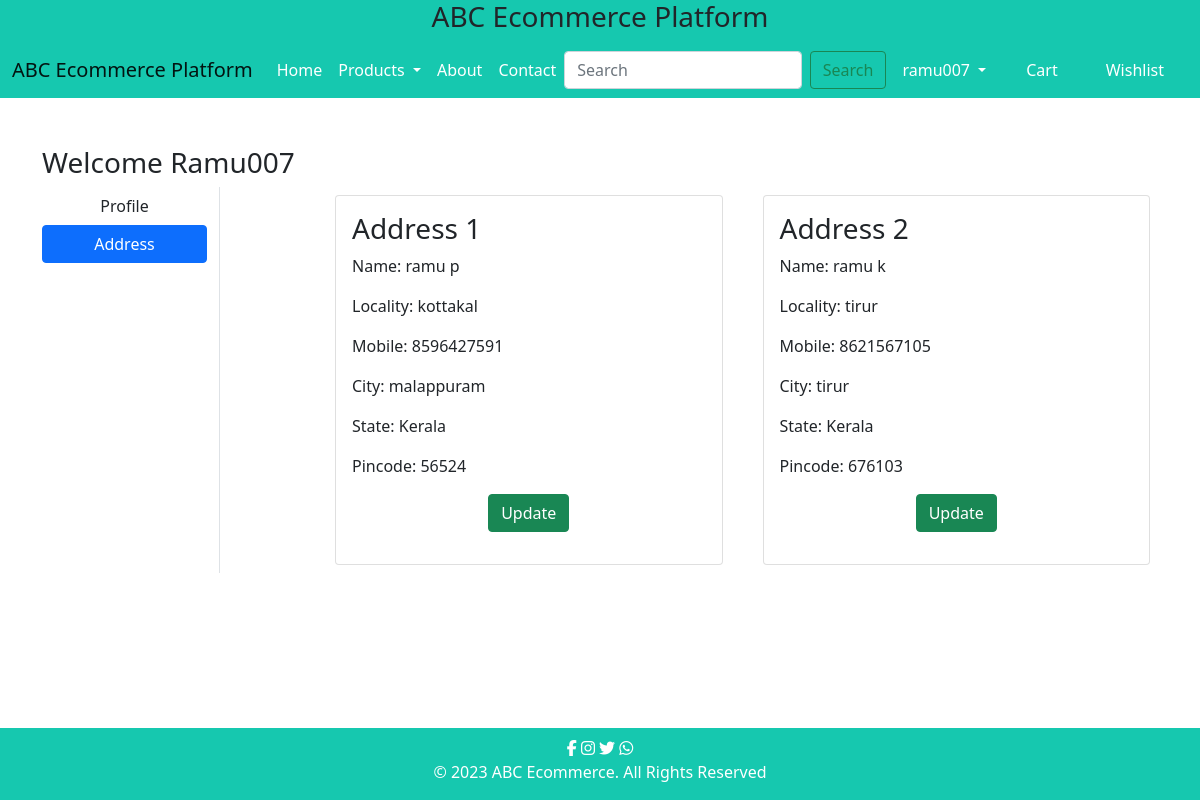
The page /address/ (signed in) on the database its author committed.
### app/models.py (models this page shows, shortened)
class Customer(models.Model):
    user = models.ForeignKey(User,on_delete=models.CASCADE)
    name = models.CharField(max_length=200)
    locality = models.CharField(max_length=200)
    city = models.CharField(max_length=50)
    mobile = models.IntegerField(default=0)
    state = models.CharField(choices=STATE_CHOICES,max_length=100)
    pincode = models.IntegerField()

### app/views.py (the view)
# urls.py: path('address/',views.address, name='address'),
def address(request):
    addr = Customer.objects.filter(user=request.user)
    return render(request, 'app/address.html',locals())

### app/templates/app/address.html (shortened to what this page needs)
{% extends 'app/base.html' %}
{% load static %}
{% block main-content %}
<div class="container my-5">
    <div class="row">
        <h3>Welcome <span class="text-capitalize">{{request.user}}</span></h3>
        <div class="col-sm-2 border-end">
            <ul class="list-unstyled">
                <li class="d-grid"><a href="{% url 'profile' %}" class="btn ">Profile</a></li>
                <li class="d-grid"><a href="{% url 'address' %}" class="btn btn-primary">Address</a></li>
            </ul>
        </div>
        <div class="col-sm-9 offset-sm-1">
            <div class="row">
                {% for ad in addr %}
                <div class="col-sm-6">
                    <div class="card m-2">
                        <div class="card-body">
                            <h3>Address {{forloop.counter}}</h3>
                            <p>Name: {{ad.name}}</p>
                            <p>Locality: {{ad.locality}}</p>
                            <p>Mobile: {{ad.mobile}}</p>
                            <p>City: {{ad.city}}</p>
                            <p>State: {{ad.state}}</p>
                            <p>Pincode: {{ad.pincode}}</p>
                            <p class="text-center"><a href="{% url 'updateAddress' pk=ad.id %}" type="button" class="btn btn-success">Update</a></p>
                        </div>
                    </div>
                </div>
                {% endfor %}
            </div>
        </div>
    </div>
</div>
{% endblock main-content %}

### app/templates/app/base.html (shortened to what this page needs)
<!DOCTYPE html>
{% load static %}
<html lang="en">
<head>
    <link href="https://cdn.jsdelivr.net/npm/bootstrap@5.0.2/dist/css/bootstrap.min.css" rel="stylesheet">
    <link rel="stylesheet" href="{% static 'app/css/style_1.css' %}">
</head>
<body>
    <div class="row" style="background-color: #16c8af">
      <h3 class="text-center">ABC Ecommerce Platform</h3>
    </div>
    <nav class="navbar navbar-expand-lg navbar-light " style="background-color: #16c8af">
        <div class="container-fluid">
          <a class="navbar-brand" href="#">ABC Ecommerce Platform</a>
          <div class="collapse navbar-collapse" id="navbarSupportedContent">
            <ul class="navbar-nav me-auto mb-2 mb-lg-0">
              {% if request.user.is_authenticated %}
              <li class="nav-item">
                <a class="nav-link active text-white" aria-current="page" href="/">Home</a>
              </li>
              <li class="nav-item dropdown">
                <a class="nav-link dropdown-toggle text-white" href="#" id="navbarDropdown" role="button" data-bs-toggle="dropdown" aria-expanded="false">
                  Products
                </a>
              </li>
              <li class="nav-item">
                <a class="nav-link text-white" href="{% url 'about' %}" >About</a>
              </li>
              <li class="nav-item">
                <a class="nav-link text-white" href="{% url 'contact' %}" >Contact</a>
              </li>
            </ul>
            <form class="d-flex">
              <input class="form-control me-2" type="search" placeholder="Search" aria-label="Search">
              <button class="btn btn-outline-success" type="submit">Search</button>
            </form>
            <li class="nav-item dropdown" style="list-style-type: none;">
              <a class="nav-link dropdown-toggle text-white" href="#" id="navbarDropdown" role="button" data-bs-toggle="dropdown" aria-expanded="false">
               {{request.user}}
              </a>
            </li>
            <li class="nav-item mx-2" style="list-style-type: none;">
                <a href="#" class="nav-link text-white">Cart</a>
            </li>
            <li class="nav-item mx-2" style="list-style-type: none;">
              <a href="#" class="nav-link text-white">Wishlist</a>
           </li>
           {% endif %}
          </div>
        </div>
    </nav>
    {% block main-content %}{% endblock main-content %}
    <footer class="fixed-bottom" style="background-color: #16c8af" >
        <div class="container">
            <div class="text-center">
                  <div class="col-md-12 pt-2 text-center text-white">
                      <a href="https://www.facebook.com/" style="text-decoration: none;color:white;" ><i class="fa-brands fa-facebook-f"></i></a>
                      <a href="https://www.instagram.com/" style="text-decoration: none;color:white;" ><i class="fa-brands fa-instagram"></i></a>
                      <a href="https://twitter.com/" style="text-decoration: none;color:white;" ><i class="fa-brands fa-twitter"></i></a>
                      <a href="https://wa.me/00000" style="text-decoration: none;color:white;" ><i class="fa-brands fa-whatsapp"></i></a>
                  </div>
                  <div class="col-md-12 text-white ">
                    <p>© 2023 ABC Ecommerce. All Rights Reserved</p>
                  </div>
            </div>
      </footer>
</body>
</html>

### rows shown on the page
Customer: name "ramu p", locality "kottakal", mobile "8596427591", city "malappuram", state "Kerala", pincode "56524"
Customer: name "ramu k", locality "tirur", mobile "8621567105", city "tirur", state "Kerala", pincode "676103"

### other values the page prints
{{ request.user }} "ramu007"
{{ request.user }} "Ramu007"
